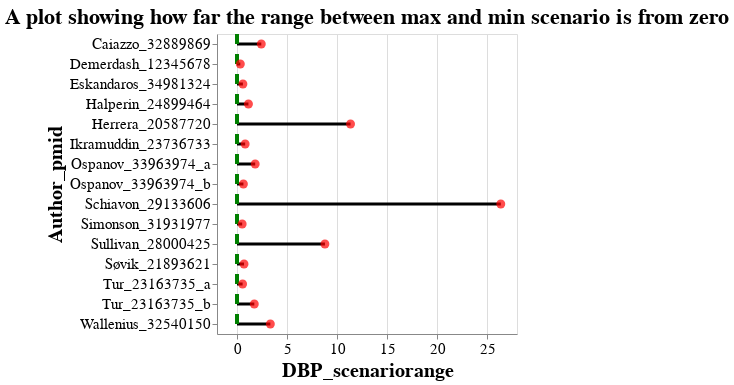

Notebook cell for this chart:
### Markdown cell above
# Visualize the range of max and min wald ratios comparing pre,post between and within treatment arm

### Code cell
# Visualize the ranges with reference to zero and draw the lines connecting the dots
result_df = pd.read_csv('../Data/BMI_DBP_scenariorange.csv')
DBPrange =alt.Chart(result_df).mark_point(filled=True,size =80,color='red').encode(
    x=alt.X('DBP_scenariorange').scale(zero=True, domain=[-0.05,27]),
    y = alt.Y('Author_pmid:N'),tooltip=list(result_df.columns)
).properties( title = 'A plot showing how far the range between max and min scenario is from zero')
DBPrange_ref = alt.Chart(result_df).mark_rule(strokeDash=[10, 10],color='green',size=3).encode(x=alt.datum(0))
line = DBPrange.mark_rule(size = 3).encode( y='Author_pmid:N',x='DBP_scenariorange',x2=alt.datum(0)) # adding lines to show how far the range is from reference (0)
DBPrange + DBPrange_ref
DBPrange_plot = (line + DBPrange_ref + DBPrange)
DBPrange_plot.configure_axis(
    labelFontSize=15,
    titleFontSize=20   
).configure_title(fontSize=22)

### Figure 1 — Vega-Lite specification as saved in the notebook (floating-point values rounded to 4 significant figures)
{"config": {"view": {"continuousWidth": 300, "continuousHeight": 300}, "axis": {"labelFontSize": 15, "titleFontSize": 20}, "title": {"fontSize": 22}}, "layer": [{"mark": {"type": "rule", "size": 3}, "encoding": {"tooltip": [{"field": "PMID", "type": "nominal"}, {"field": "Max_WaldScenario", "type": "nominal"}, {"field": "Max_WaldRatio", "type": "quantitative"}, {"field": "Min_WaldScenario", "type": "nominal"}, {"field": "Min_WaldRatio", "type": "quantitative"}, {"field": "Author_pmid", "type": "nominal"}, {"field": "DBP_scenariorange", "type": "quantitative"}], "x": {"field": "DBP_scenariorange", "type": "quantitative"}, "x2": {"datum": 0}, "y": {"field": "Author_pmid", "type": "nominal"}}, "title": "A plot showing how far the range between max and min scenario is from zero"}, {"mark": {"type": "rule", "color": "green", "size": 3, "strokeDash": [10, 10]}, "encoding": {"x": {"datum": 0}}}, {"mark": {"type": "point", "color": "red", "filled": true, "size": 80}, "encoding": {"tooltip": [{"field": "PMID", "type": "nominal"}, {"field": "Max_WaldScenario", "type": "nominal"}, {"field": "Max_WaldRatio", "type": "quantitative"}, {"field": "Min_WaldScenario", "type": "nominal"}, {"field": "Min_WaldRatio", "type": "quantitative"}, {"field": "Author_pmid", "type": "nominal"}, {"field": "DBP_scenariorange", "type": "quantitative"}], "x": {"field": "DBP_scenariorange", "scale": {"zero": true, "domain": [-0.05, 27]}, "type": "quantitative"}, "y": {"field": "Author_pmid", "type": "nominal"}}, "title": "A plot showing how far the range between max and min scenario is from zero"}], "data": {"name": "data-094e1d46ec7749a2c2918931371374e4"}, "$schema": "https://vega.github.io/schema/vega-lite/v5.17.0.json", "datasets": {"data-094e1d46ec7749a2c2918931371374e4": [{"PMID": "Caiazzo_32889869", "Max_WaldScenario": "C12C0", "Max_WaldRatio": 4.429, "Min_WaldScenario": "T12C12", "Min_WaldRatio": 2.0, "Author_pmid": "Caiazzo_32889869", "DBP_scenariorange": 2.429}, {"PMID": "Demerdash_12345678", "Max_WaldScenario": "C12C0", "Max_WaldRatio": 0.9195, "Min_WaldScenario": "T12C12", "Min_WaldRatio": 0.5882, "Author_pmid": "Demerdash_12345678", "DBP_scenariorange": 0.3313}, {"PMID": "Eskandaros_34981324", "Max_WaldScenario": "C12C0", "Max_WaldRatio": 1.694, "Min_WaldScenario": "T12C12", "Min_WaldRatio": 1.104, "Author_pmid": "Eskandaros_34981324", "DBP_scenariorange": 0.5896}, {"PMID": "Halperin_24899464", "Max_WaldScenario": "C12C0", "Max_WaldRatio": 0.875, "Min_WaldScenario": "T12C12", "Min_WaldRatio": -0.2692, "Author_pmid": "Halperin_24899464", "DBP_scenariorange": 1.144}, {"PMID": "Herrera_20587720", "Max_WaldScenario": "T12C12", "Max_WaldRatio": 12.25, "Min_WaldScenario": "T12T0", "Min_WaldRatio": 0.8986, "Author_pmid": "Herrera_20587720", "DBP_scenariorange": 11.35}, {"PMID": "Ikramuddin_23736733", "Max_WaldScenario": "C12C0", "Max_WaldRatio": 1.852, "Min_WaldScenario": "T12C12", "Min_WaldRatio": 1.034, "Author_pmid": "Ikramuddin_23736733", "DBP_scenariorange": 0.8174}, {"PMID": "Ospanov_33963974_a", "Max_WaldScenario": "T12C12", "Max_WaldRatio": 2.956, "Min_WaldScenario": "T12T0", "Min_WaldRatio": 1.136, "Author_pmid": "Ospanov_33963974_a", "DBP_scenariorange": 1.82}, {"PMID": "Ospanov_33963974_b", "Max_WaldScenario": "T12C12", "Max_WaldRatio": 2.1, "Min_WaldScenario": "T12T0", "Min_WaldRatio": 1.458, "Author_pmid": "Ospanov_33963974_b", "DBP_scenariorange": 0.642}, {"PMID": "Schiavon_29133606", "Max_WaldScenario": "T12C12", "Max_WaldRatio": 0.3789, "Min_WaldScenario": "C12C0", "Min_WaldRatio": -26.0, "Author_pmid": "Schiavon_29133606", "DBP_scenariorange": 26.38}, {"PMID": "Simonson_31931977", "Max_WaldScenario": "C12C0", "Max_WaldRatio": 0.7778, "Min_WaldScenario": "T12T0", "Min_WaldRatio": 0.2609, "Author_pmid": "Simonson_31931977", "DBP_scenariorange": 0.5169}, {"PMID": "Sullivan_28000425", "Max_WaldScenario": "T12C12", "Max_WaldRatio": 1.326, "Min_WaldScenario": "C12C0", "Min_WaldRatio": -7.467, "Author_pmid": "Sullivan_28000425", "DBP_scenariorange": 8.793}, {"PMID": "Søvik_21893621", "Max_WaldScenario": "C12C0", "Max_WaldRatio": 0.248, "Min_WaldScenario": "T12C12", "Min_WaldRatio": -0.4531, "Author_pmid": "Søvik_21893621", "DBP_scenariorange": 0.7011}, {"PMID": "Tur_23163735_a", "Max_WaldScenario": "T12C12", "Max_WaldRatio": 0.7532, "Min_WaldScenario": "T12T0", "Min_WaldRatio": 0.1929, "Author_pmid": "Tur_23163735_a", "DBP_scenariorange": 0.5603}, {"PMID": "Tur_23163735_b", "Max_WaldScenario": "C12C0", "Max_WaldRatio": 1.923, "Min_WaldScenario": "T12T0", "Min_WaldRatio": 0.1929, "Author_pmid": "Tur_23163735_b", "DBP_scenariorange": 1.73}, {"PMID": "Wallenius_32540150", "Max_WaldScenario": "T12C12", "Max_WaldRatio": 3.086, "Min_WaldScenario": "C12C0", "Min_WaldRatio": -0.25, "Author_pmid": "Wallenius_32540150", "DBP_scenariorange": 3.336}]}}
